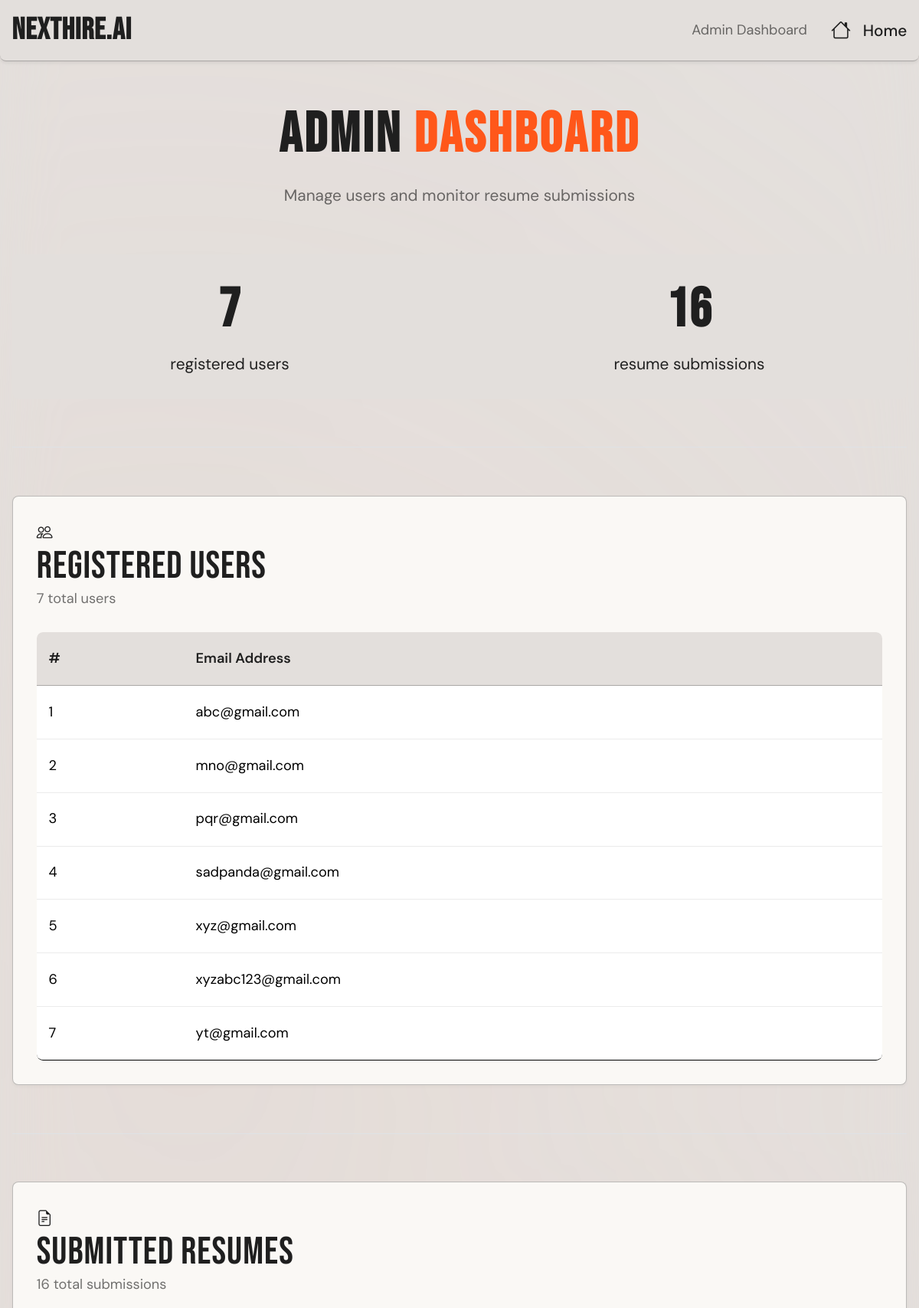
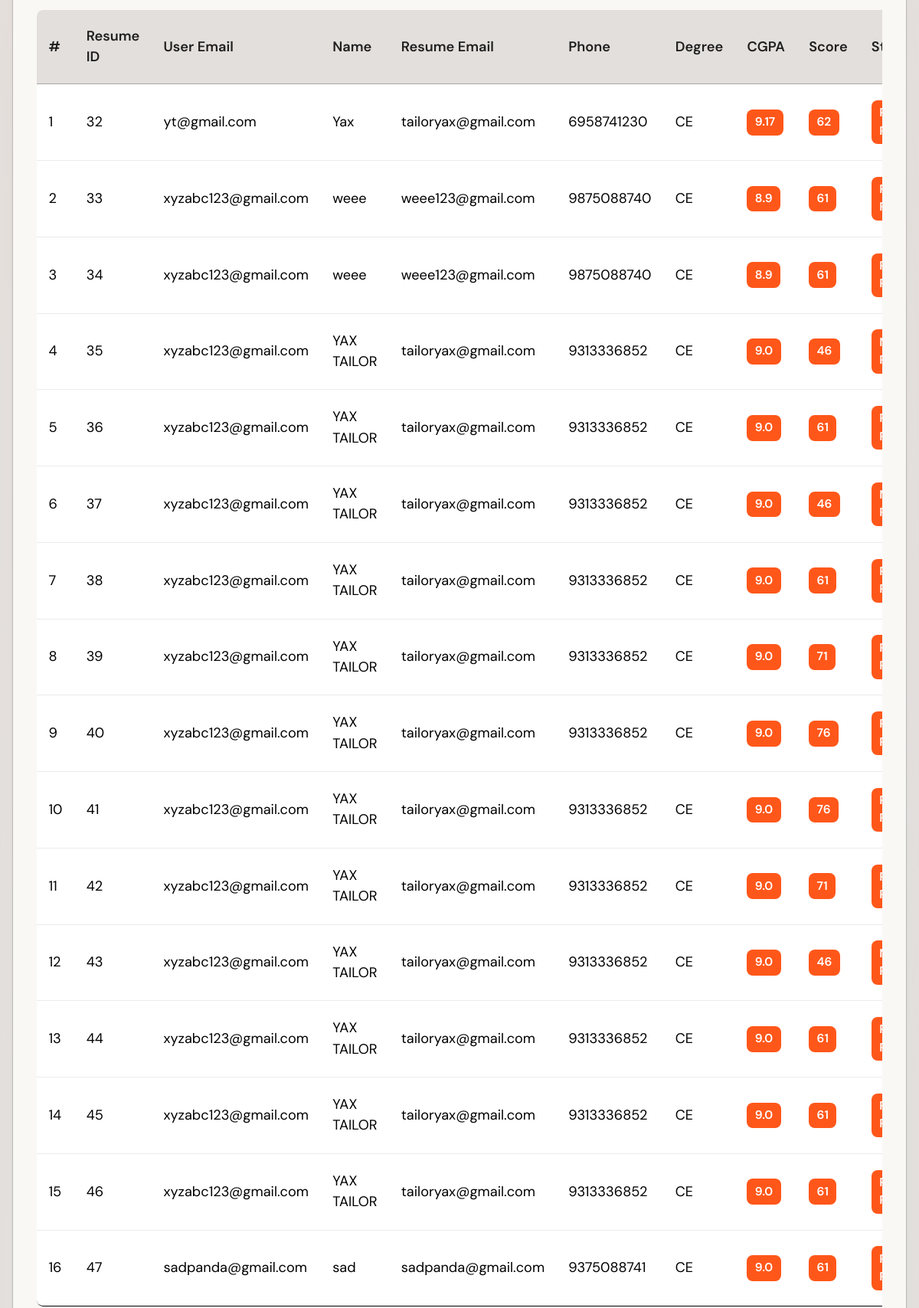
/admin_dashboard (signed in, upper part), run on the app's committed database (2 pictures, top to bottom).
### tables this page shows
CREATE TABLE users (
            email TEXT PRIMARY KEY,
            password TEXT
        );

CREATE TABLE resumes (
        id INTEGER PRIMARY KEY AUTOINCREMENT,
        user_email TEXT,
        name TEXT,
        phone TEXT,
        email TEXT,
        degree TEXT,
        cgpa TEXT,
        skills TEXT,
        projects TEXT,
        file_path TEXT
    , score INTEGER, status TEXT, created_at TEXT, github_username TEXT, city TEXT, about_yourself TEXT);

### app.py (the view)
@app.route("/admin_dashboard")
def admin_dashboard():
    if not session.get("admin"):
        return "Unauthorized", 401
    if not user_resume_history:
        rebuild_resume_history()
    conn = get_db()
    cur = conn.cursor()
    cur.execute("SELECT email FROM users")
    users = cur.fetchall()
    cur.execute("""
    SELECT id, user_email, name, email, phone, degree, cgpa, score, status, file_path
    FROM resumes
    """)
    resumes = cur.fetchall()
    conn.close()
    return render_template("admin.html",users=users,resumes=resumes,ds_history=user_resume_history)

### app.py (called while the page is built)
def get_db():
    return sqlite3.connect(DB_NAME)

### python_modules/resume_history_ds.py (called while the page is built)
    def get_resume_history(self):
        history = []
        current = self.head
        while current:
            history.append({
                "resume_id": current.resume_id,
                "created_at": current.created_at,
                "resume_score": current.resume_score,
                "readiness_status": current.readiness_status
            })
            current = current.next
        return history

### templates/admin.html (shortened to what this page needs)
<!DOCTYPE html>
<html lang="en">
<head>
    <link href="https://cdn.jsdelivr.net/npm/bootstrap@5.3.2/dist/css/bootstrap.min.css" rel="stylesheet">
    <link rel="stylesheet" href="https://cdn.jsdelivr.net/npm/bootstrap-icons@1.11.0/font/bootstrap-icons.css">
    <link rel="stylesheet" href="{{ url_for('static', filename='css/style.css') }}">
</head>
<body>
<header class="border-bottom py-3">
    <div class="container d-flex justify-content-between align-items-center">
        <h5 class="mb-0 fw-bold">NextHire.AI</h5>
        <nav class="d-none d-md-flex gap-4 align-items-center">
            <span class="text-muted small">Admin Dashboard</span>
            <a class="nav-link" href="/"><i class="bi bi-house"></i> Home</a>
        </nav>
    </div>
</header>
<div class="container py-5">
    <div class="text-center mb-5">
        <h1 class="hero-title" style="font-size: 3.5rem;">
            ADMIN <span class="hero-accent">DASHBOARD</span>
        </h1>
        <p class="text-muted">Manage users and monitor resume submissions</p>
    </div>
    <section class="py-4 mb-5" style="background-color: var(--background); border-radius: var(--radius);">
        <div class="row text-center">
            <div class="col-md-6">
                <h2 class="fw-bold">{{ users|length }}</h2>
                <p class="mb-0">registered users</p>
            </div>
            <div class="col-md-6">
                <h2 class="fw-bold">{{ resumes|length }}</h2>
                <p class="mb-0">resume submissions</p>
            </div>
        </div>
    </section>
    <div class="border-top mb-5"></div>
    <div class="panel mb-5">
        <div class="section-heading-container">
            <i class="bi bi-people section-heading-icon"></i>
            <div>
                <h3 class="mb-0">Registered Users</h3>
                <p class="text-muted small mb-0">{{ users|length }} total users</p>
            </div>
        </div>
        <div class="table-responsive">
            <table class="table">
                <thead>
                    <tr>
                        <th>#</th>
                        <th>Email Address</th>
                    </tr>
                </thead>
                <tbody>
                    {% for user in users %}
                    <tr>
                        <td>{{ loop.index }}</td>
                        <td>{{ user[0] }}</td>
                    </tr>
                    {% endfor %}
                </tbody>
            </table>
        </div>
    </div>
    <div class="border-top mb-5"></div>
    <div class="panel">
        <div class="section-heading-container">
            <i class="bi bi-file-earmark-text section-heading-icon"></i>
            <div>
                <h3 class="mb-0">Submitted Resumes</h3>
                <p class="text-muted small mb-0">{{ resumes|length }} total submissions</p>
            </div>
        </div>
        <div class="table-responsive">
            <table class="table">
                <thead>
                    <tr>
                        <th>#</th>
                        <th>Resume ID</th>
                        <th>User Email</th>
                        <th>Name</th>
                        <th>Resume Email</th>
                        <th>Phone</th>
                        <th>Degree</th>
                        <th>CGPA</th>
                        <th>Score</th>
                        <th>Status</th>
                    </tr>
                </thead>
                <tbody>
                    {% for r in resumes %}
                    <tr>
                        <td>{{ loop.index }}</td>
                        <td>{{ r[0] }}</td>
                        <td>{{ r[1] }}</td>
                        <td>{{ r[2] }}</td>
                        <td>{{ r[3] }}</td>
                        <td>{{ r[4] }}</td>
                        <td>{{ r[5] }}</td>
                        <td><span class="dashboard-badge">{{ r[6] }}</span></td>
                        <td><span class="dashboard-badge">{{ r[7] }}</span></td>
                        <td><span class="dashboard-badge">{{ r[8] }}</span></td>
                    </tr>
                    {% endfor %}
                </tbody>
            </table>
        </div>
    </div>
</div>
</body>
</html>

### static/css/style.css (style rules this page uses)
html { font-size: 130%; }
:root { --background: #E3DFDC; --foreground: hsl(0, 0%, 12%); --card: hsl(40, 30%, 97%); --primary: hsl(16, 100%, 55%); --secondary: hsl(215, 25%, 27%); --accent: hsl(210, 30%, 50%); --border: rgba(0, 0, 0, 0.25); --radius: 8px; }
header.border-bottom { border-bottom: 1px solid var(--border) !important; }
header { position: fixed; top: 0; left: 0; right: 0; background-color: var(--background); z-index: 1030; width: 100%; box-shadow: 0 2px 4px rgba(0,0,0,0.08); }
header.py-3 { padding-top: 0.75rem !important; padding-bottom: 0.75rem !important; }
body { background-color: var(--background); color: var(--foreground); font-family: 'DM Sans', -apple-system, BlinkMacSystemFont, 'Segoe UI', 'Roboto', 'Oxygen', 'Ubuntu', 'Cantarell', sans-serif; -webkit-font-smoothing: antialiased; padding-top: 4rem; transition: background-color 0.3s ease; }
body::before { content: ''; position: fixed; top: 0; left: 0; width: 100%; height: 100%; background: radial-gradient(circle at 20% 30%, hsla(16, 60%, 85%, 0.15) 0%, transparent 50%), radial-gradient(circle at 80% 70%, hsla(210, 40%, 85%, 0.12) 0%, transparent 50%), radial-gradient(circle at 40% 80%, hsla(40, 50%, 90%, 0.1) 0%, transparent 60%), linear-gradient(135deg, hsla(16, 30%, 92%, 0.08) 0%, hsla(210, 25%, 95%, 0.06) 100%); filter: blur(40px); z-index: -1; pointer-events: none; }
h1, h2, h3, h4, h5, h6, .hero-title, .accordion-button, .reviewer-name { font-family: 'Bebas Neue', -apple-system, BlinkMacSystemFont, 'Segoe UI', sans-serif; }
h1, h2, h3, h4, h5, h6 { font-weight: 400; letter-spacing: 0.02em; }
h1 { font-size: 4.2rem; }
h2 { font-size: 3.4rem; }
h3 { font-size: 2.8rem; }
h5 { font-size: 1.9rem; }
.hero-title { font-size: 5.5rem; font-weight: 800; text-transform: uppercase; letter-spacing: 0.05em; line-height: 0.85; margin-bottom: 1.5rem; color: var(--foreground); }
.hero-accent { color: var(--primary); }
.nav-link { color: var(--foreground); font-weight: 500; display: flex; align-items: center; gap: 0.75rem; }
.nav-link i { font-size: 1.4rem; flex-shrink: 0; }
.panel { background-color: var(--card); border: 1px solid var(--border); border-radius: var(--radius); padding: 1.5rem; box-shadow: 0 2px 4px rgba(0,0,0,0.04); margin-bottom: 2rem; transition: all 0.3s ease; }
.text-muted { color: rgba(0,0,0,0.55) !important; }
html { scroll-behavior: smooth; }
.nav-link { color: var(--foreground); font-weight: 500; display: flex; align-items: center; gap: 0.75rem; text-decoration: none; }
.nav-link i { font-size: 1.25em; flex-shrink: 0; line-height: 1; }
.section-heading-container { margin-bottom: 1.5rem; }
.section-heading-container h3 { margin: 0; line-height: 1.2; font-size: 2.4rem; }
.section-heading-container p { margin: 0; line-height: 1.3; }
.d-flex.align-items-center { align-items: center !important; }
.table { border-collapse: separate; border-spacing: 0; margin-bottom: 0; background-color: transparent; }
.table thead th { background-color: var(--background); border-bottom: 1px solid var(--border); padding: 1rem 0.75rem; font-size: 0.875rem; font-weight: 600; color: var(--foreground); vertical-align: middle; border-right: none; }
.table tbody tr { border-bottom: 1px solid rgba(0, 0, 0, 0.08); transition: all 0.2s ease; }
.table tbody tr:last-child { border-bottom: none; }
.table td { padding: 1rem 0.75rem; vertical-align: middle; border-right: none; font-size: 0.875rem; line-height: 1.5; }
.dashboard-badge { display: inline-flex; align-items: center; padding: 0.25rem 0.5rem; border-radius: var(--radius); font-size: 0.75rem; font-weight: 600; background-color: var(--primary); color: white; }
.table-responsive .table { margin-bottom: 0; }
.table { border-radius: var(--radius); overflow: hidden; }
.table thead th:first-child { border-top-left-radius: var(--radius); }
.table thead th:last-child { border-top-right-radius: var(--radius); }
.table tbody tr:last-child td:first-child { border-bottom-left-radius: var(--radius); }
.table tbody tr:last-child td:last-child { border-bottom-right-radius: var(--radius); }
section { border-radius: var(--radius); }
header { border-radius: 0 0 var(--radius) var(--radius); }
.nav-link img, header img, .bi, [class*="bi-"] { border-radius: 0; }
* { box-sizing: border-box; }
html, body { overflow-x: hidden; width: 100%; }
.container-fluid, .container { max-width: 100%; overflow-x: hidden; }

### data on the page
users: email "abc@gmail.com"
users: email "mno@gmail.com"
users: email "pqr@gmail.com"
users: email "sadpanda@gmail.com"
users: email "xyz@gmail.com"
users: email "xyzabc123@gmail.com"
users: email "yt@gmail.com"
resumes: id "32", user_email "yt@gmail.com", name "Yax", email "tailoryax@gmail.com", phone "6958741230", degree "CE", cgpa "9.17", score "62"
resumes: id "33", user_email "xyzabc123@gmail.com", name "weee", email "weee123@gmail.com", phone "9875088740", degree "CE", cgpa "8.9", score "61"
resumes: id "34", user_email "xyzabc123@gmail.com", name "weee", email "weee123@gmail.com", phone "9875088740", degree "CE", cgpa "8.9", score "61"
resumes: id "35", user_email "xyzabc123@gmail.com", name "YAX TAILOR", email "tailoryax@gmail.com", phone "9313336852", degree "CE", cgpa "9.0", score "46"
resumes: id "36", user_email "xyzabc123@gmail.com", name "YAX TAILOR", email "tailoryax@gmail.com", phone "9313336852", degree "CE", cgpa "9.0", score "61"
resumes: id "37", user_email "xyzabc123@gmail.com", name "YAX TAILOR", email "tailoryax@gmail.com", phone "9313336852", degree "CE", cgpa "9.0", score "46"
resumes: id "38", user_email "xyzabc123@gmail.com", name "YAX TAILOR", email "tailoryax@gmail.com", phone "9313336852", degree "CE", cgpa "9.0", score "61"
resumes: id "39", user_email "xyzabc123@gmail.com", name "YAX TAILOR", email "tailoryax@gmail.com", phone "9313336852", degree "CE", cgpa "9.0", score "71"
resumes: id "40", user_email "xyzabc123@gmail.com", name "YAX TAILOR", email "tailoryax@gmail.com", phone "9313336852", degree "CE", cgpa "9.0", score "76"
resumes: id "41", user_email "xyzabc123@gmail.com", name "YAX TAILOR", email "tailoryax@gmail.com", phone "9313336852", degree "CE", cgpa "9.0", score "76"
resumes: id "42", user_email "xyzabc123@gmail.com", name "YAX TAILOR", email "tailoryax@gmail.com", phone "9313336852", degree "CE", cgpa "9.0", score "71"
resumes: id "43", user_email "xyzabc123@gmail.com", name "YAX TAILOR", email "tailoryax@gmail.com", phone "9313336852", degree "CE", cgpa "9.0", score "46"
resumes: id "44", user_email "xyzabc123@gmail.com", name "YAX TAILOR", email "tailoryax@gmail.com", phone "9313336852", degree "CE", cgpa "9.0", score "61"
resumes: id "45", user_email "xyzabc123@gmail.com", name "YAX TAILOR", email "tailoryax@gmail.com", phone "9313336852", degree "CE", cgpa "9.0", score "61"
resumes: id "46", user_email "xyzabc123@gmail.com", name "YAX TAILOR", email "tailoryax@gmail.com", phone "9313336852", degree "CE", cgpa "9.0", score "61"
resumes: id "47", user_email "sadpanda@gmail.com", name "sad", email "sadpanda@gmail.com", phone "9375088741", degree "CE", cgpa "9.0", score "61"

### other printed values
{{ users|length }} "7"
{{ resumes|length }} "16"
